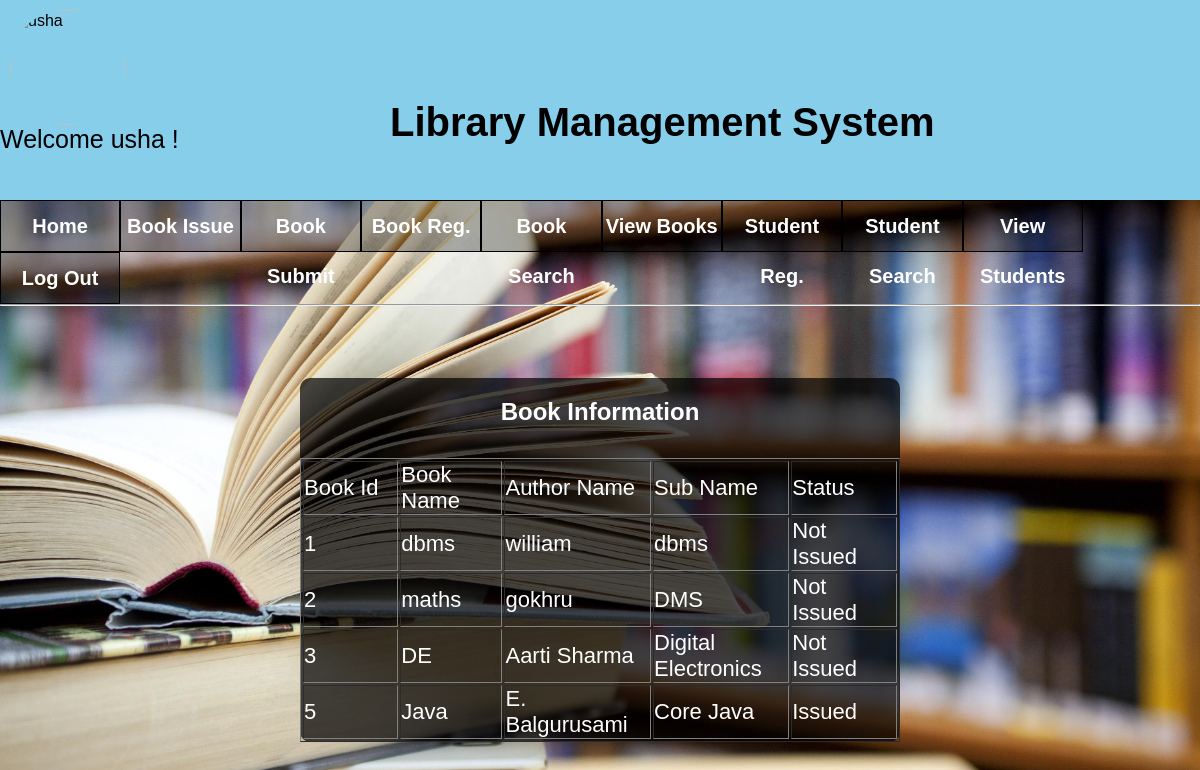
The app's page /bdisp.php (signed in) with its own data.
### tables this page shows
CREATE TABLE `book` (
  `bid` int(11) NOT NULL,
  `bname` varchar(20) NOT NULL,
  `bauthor` varchar(20) NOT NULL,
  `bsub` varchar(20) NOT NULL,
  `bstatus` varchar(15) NOT NULL
);

### bdisp.php (the view, shortened to what this page needs)
<?php
include "header.php";
include "connect.php";
echo "<link href= 'css/bstyle.css' rel='stylesheet' type='text/css'>";
$q= "select * from book";
$rs = mysqli_query($conn,$q);
echo "<div class='box'>";
echo "<center>";
echo "<h2>Book Information</h2>";
echo "<table border=1 cellpadding=10>";
echo "<tr class='l'><td>Book Id<td>Book Name<td>Author Name<td>Sub Name<td>Status</tr>";
while($r=mysqli_fetch_array($rs))
{
	echo "<tr class='l'>";
	echo "<td>".$r[0];
	echo "<td>".$r[1];
	echo "<td>".$r[2];
	echo "<td>".$r[3];
	echo "<td>".$r[4];
	echo "</tr>";
}
echo "</table>";
echo "</center>";
echo "</div>";
?>

### css/headerstyle.css (style rules this page uses)
* { margin:0px; padding:0px; font-family:sans-serif; }

### css/bstyle.css (style rules this page uses)
body { background-image:url('../cimg/img15.jpg'); background-repeat:no-repeat; height:100%; margin:0px; padding:0px; background-size:cover; background-position:center; }
.box { position:absolute; top:70%; left:50%; transform:translate(-50%,-50%); background:rgba(0,0,0,0.7); border-radius:10px; }
.box table tr { height:50px; }
.box h2 { color:white; height:60px; text-align:center; margin-top:20px; }
.l { color:white; font-size:22px; }

### bdisp.php (style rules this page uses)
.box table td { width:200px; }

### records on screen
book: bid "1", bname "dbms", bauthor "william", bsub "dbms", bstatus "Not Issued"
book: bid "2", bname "maths", bauthor "gokhru", bsub "DMS", bstatus "Not Issued"
book: bid "3", bname "DE", bauthor "Aarti Sharma", bsub "Digital Electronics", bstatus "Not Issued"
book: bid "5", bname "Java", bauthor "E. Balgurusami", bsub "Core Java", bstatus "Issued"

### other values on screen
$name "usha"
